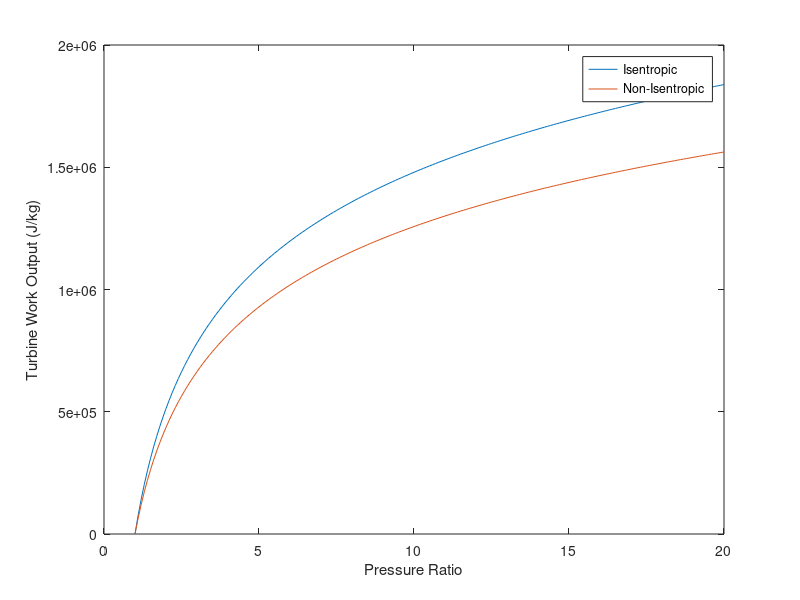
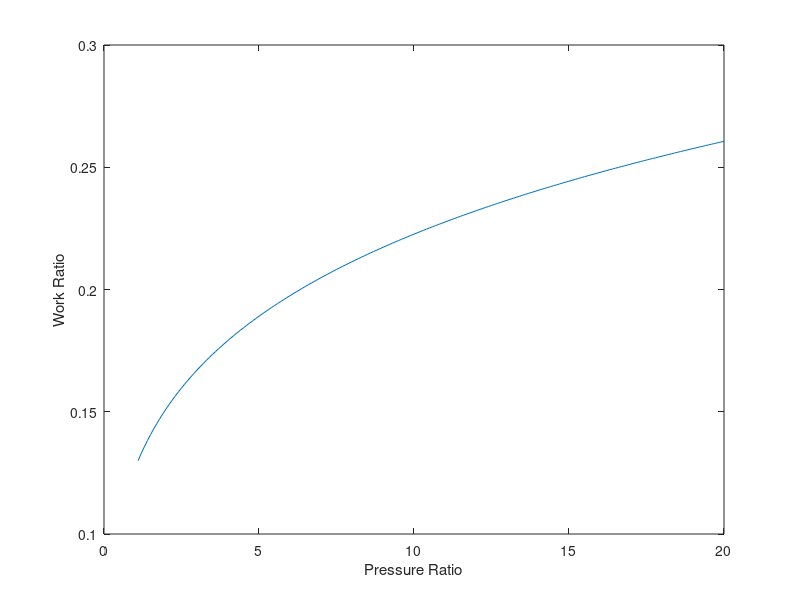
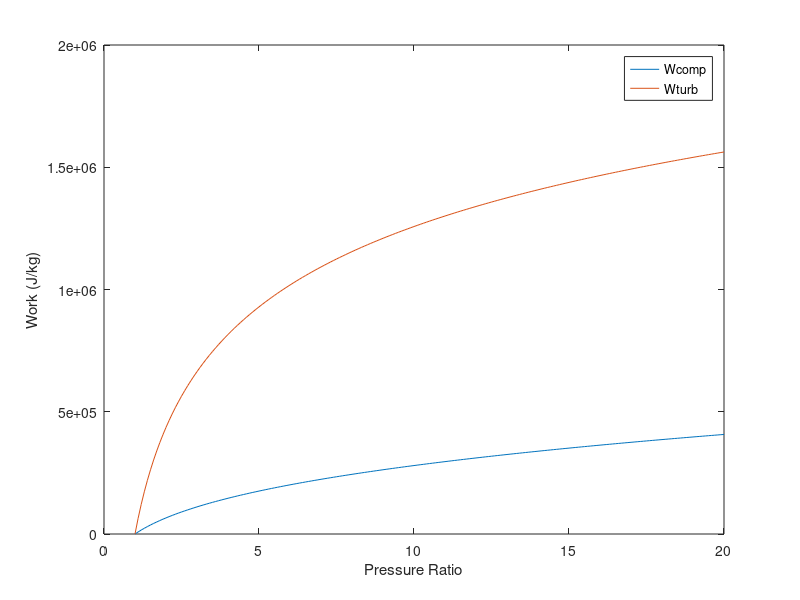
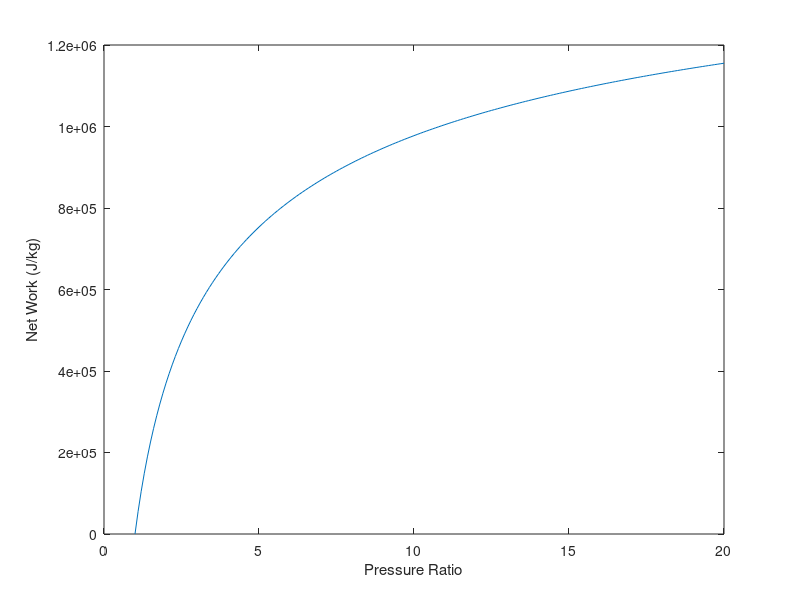

Write MATLAB code to recreate these figures, in order.
clear all
clc
% Topic C: Study on Optimization of Gas Turbine

% Data
gamma = 1.4;
R = 8.314; % J/(mol.K)
M_air = (0.79*28+0.21*32)/1000;  % kg/mol
r = R/M_air;  % J/(kg.K)
Cp = gamma*r/(gamma-1);
Cv = Cp-r;
rho = 10;

% Initialize Matrices
T_2_values = [];
T_3_values = [];
W_comp_values = [];
W_turb_values = [];
W_turb_s_values = [];
Ratio_values = [];
rho_values = [];
eta_reg_values = [];



for rho = 1:0.1:20

rho_values = [rho_values, rho];

% Turbine
eta_is = 0.85;   % isentropic efficiency of turbine

% Combustion Chamber
LHV = 42.3e6; % J/kg

% Point 1
T_1 = 25 + 273.15; % K
P_1 = 1; % bar

% Point 2
T_2 = T_1*(rho)^((gamma-1)/gamma);
T_2_values = [T_2_values, T_2];
P_2 = rho*P_1;

% Point 3
T_3 = T_2 + LHV/(17*Cp);
T_3_values = [T_3_values, T_3];
P_3 = P_2;

% Point 4
T_4s = T_3*(rho)^((1-gamma)/gamma);
T_4 = eta_is*(T_4s - T_3) + T_3;

%Compressor Work
W_comp = Cp*(T_2 - T_1);
W_comp_values=[W_comp_values,W_comp];

%Isentropic work of turbine
W_turb_s = abs(Cp*(T_4s - T_3));
W_turb_s_values = [W_turb_s_values, W_turb_s];

%Real Work of turbine
W_turb = abs(Cp*(T_4-T_3));
W_turb_values = [W_turb_values, W_turb];

% Work Ratio
Ratio = W_comp/W_turb;
Ratio_values = [Ratio_values, Ratio];

% Net Work
Net_Work = W_turb_values - W_comp_values;

% Heat Input
q_in = Cp*(T_3-T_2);

% Thermal Efficiency
eta_th_simple = Net_Work/q_in;

end

% Optimum Values
Net_Work_opt = max(Net_Work')
[row, col] = find(Net_Work' == Net_Work_opt);
W_turb_opt = W_turb_values(col,row)
W_comp_opt = W_comp_values(col,row)
rho_opt = rho_values(col,row)
T_2_opt = T_2_values(col,row);
T_3_opt = T_3_values(col,row);
T_4_opt = T_3_opt - W_turb_opt/Cp;
T_4s_opt = (T_4_opt - T_3_opt)/eta_is + T_3_opt;
q_in_opt = Cp*(T_3_opt - T_2_opt);
eta_th_simple_opt = Net_Work_opt/q_in_opt;
Ratio_opt = W_comp_opt/W_turb_opt;

% Cycle with Regenerator
for eta_reg = 0:0.1:1

eta_reg_values = [eta_reg_values, eta_reg];

    T_5 = eta_reg_values*(T_4_opt-T_2_opt) + T_2_opt;

    q_in_reg = Cp*(T_5 - T_2_opt);

    % new heat input after installing regeneator
    q_in_53 = Cp*(T_3_opt-T_5);

    % new Thermal Efficiency
    eta_th_reg = Net_Work_opt./q_in_53;

end

% Characteristics at eta_reg = 0.7
eta_reg = 0.7;
T_5_a = eta_reg*(T_4_opt-T_2_opt) + T_2_opt;

q_in_reg_a = Cp*(T_5_a - T_2_opt);

% new heat input after installing regeneator
q_in_53_a = Cp*(T_3_opt-T_5_a);

% new Thermal Efficiency
eta_th_reg_a = Net_Work_opt./q_in_53_a;


%Inilialize Matices
P_int_values = [];
W_comp_LP_values = [];
W_comp_HP_values = [];
rho_stage_values = [];


% Staged Compression
for P_int = 1:0.1:rho_opt*P_1
    P_int_values = [P_int_values, P_int];

% Point 1
P_1_stage = P_1; %bar
T_1_stage = T_1; %K

% Point 2
P_2_stage = P_int; % bar
T_2_stage = T_1_stage*(P_2_stage./P_1_stage)^((gamma-1)/gamma);  %K

% Point 3
P_3_stage = P_int; % bar
T_3_stage = T_1_stage;

% Point 4
P_4_stage = rho_opt*P_1_stage;
T_4_stage = T_3_stage*(P_3_stage./P_4_stage)^((1-gamma)/gamma);

% Point 5
T_5_stage = T_3_opt;

% Point 6
T_6_stage = T_4_opt;

% Point 7
T_7_stage = eta_reg*(T_6_stage-T_4_stage) + T_4_stage;

%Compressor # 1 Work
W_comp_LP = Cp*(T_2_stage - T_1_stage);
W_comp_LP_values = [W_comp_LP_values, W_comp_LP];

%Compressor # 2 Work
W_comp_HP = Cp*(T_4_stage - T_3_stage);
W_comp_HP_values = [W_comp_HP_values, W_comp_HP];

%Total Compressor Work
W_comp_total = W_comp_LP_values + W_comp_HP_values;

%Net work
Net_Work_stage = W_turb_opt - W_comp_total;

%Ratio
Ratio_stage = W_comp_total./W_turb_opt;

%Heat provided to combustion chamber
q_in_75 = Cp*(T_5_stage - T_7_stage);


end

%Optimum Values
P_int_opt=sqrt(P_1_stage*P_4_stage);

T_2_stage_opt = T_1_stage*(P_int_opt./P_1_stage)^((gamma-1)/gamma);

T_4_stage_opt = T_3_stage*(P_int_opt./P_4_stage)^((1-gamma)/gamma);

W_comp_total_opt = Cp*(T_2_stage_opt - T_1_stage) + Cp*(T_4_stage_opt - T_3_stage);

Net_Work_stage_opt = W_turb_opt - W_comp_total_opt;

Ratio_stage_opt = W_comp_total_opt/W_turb_opt;

q_in_75_opt = Cp*(T_5_stage - T_7_stage);

eta_th_stage_opt = Net_Work_stage_opt./q_in_75_opt;



figure(1)
plot(rho_values, W_turb_s_values);
hold on
plot(rho_values, W_turb_values);
xlabel("Pressure Ratio")
ylabel("Turbine Work Output (J/kg)")
legend("Isentropic", "Non-Isentropic");

figure(2)  %3.3.1
plot(rho_values,Ratio_values);
xlabel("Pressure Ratio")
ylabel("Work Ratio")

figure(3) % 3.3.2
plot(rho_values, W_comp_values);
hold on
plot(rho_values, W_turb_values);
xlabel("Pressure Ratio")
ylabel("Work (J/kg)")
legend("Wcomp", "Wturb");

figure(4)  %3.4
plot(rho_values, Net_Work);
xlabel("Pressure Ratio")
ylabel("Net Work (J/kg)")

figure(5) %3.4
plot(rho_values, eta_th_simple);
xlabel("Pressure Ratio")
ylabel("Thermal Efficiency (%)")

figure(6) % 4.1.2
plot(eta_reg_values, T_5);
xlabel("eta,reg")
ylabel("T_5 (K)")

figure(7) %4.1.3
plot(eta_reg_values,q_in_53);
xlabel("eta,reg")
ylabel("q,in,reg (J/kg)")

figure(8) %4.1.3
plot(eta_reg_values, eta_th_reg);
xlabel("eta,reg")
ylabel("Thermal Efficiency with Regenerator (%)")

figure(9) %2.4.2
plot(P_int_values, W_comp_total);
xlabel("Intermediate Pressure (bars)")
ylabel("Total Compressor Work (J/kg)")

figure(10) %2.4.2
plot(P_int_values, Ratio_stage);
xlabel("Intermediate Pressure (bar)")
ylabel("Work Ratio")




